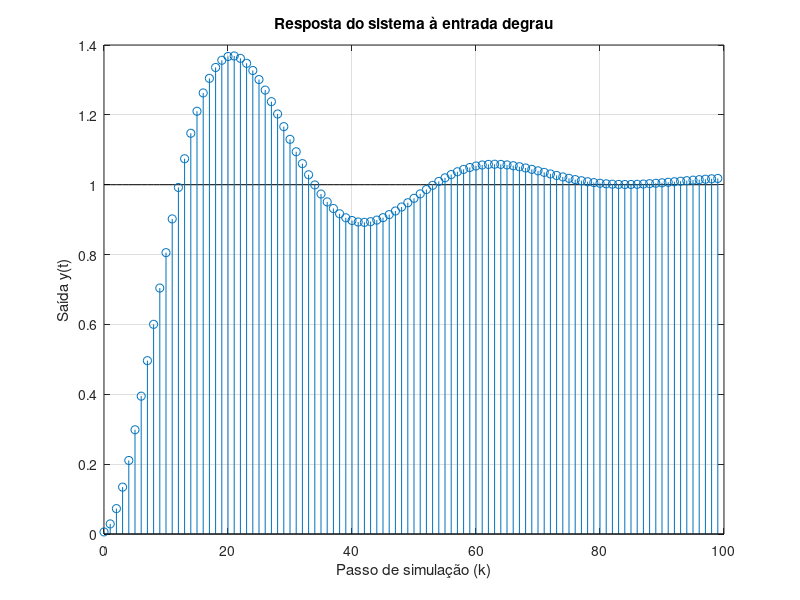

MATLAB code for this plot:
%Equação de diferenças
% Coeficientes da equação de diferenças
A_coeffs = [1.882, -0.9053];
B_coeffs = [0.005917, 0.01183, 0.005917];

% Parâmetros da simulação
num_samples = 100; % Número total de amostras

% Inicialização
x = ones(1, num_samples);
samples_v = 0:num_samples-1;
plot(samples_v, x, 'k');
hold on;
y = zeros(1, num_samples);
y(1) = B_coeffs(1) * x(1);
y(2) = A_coeffs(1) * y(2-1) + B_coeffs(1) * x(2) + B_coeffs(2) * x(2-1);

% Simulação da resposta
for k = 3:num_samples
    y(k) = A_coeffs(1) * y(k-1) + A_coeffs(2) * y(k-2) + B_coeffs(1) * x(k) + B_coeffs(2) * x(k-1) + B_coeffs(3) * x(k-2);
end

% Plot da resposta
stem(samples_v, y);
xlabel('Passo de simulação (k)');
ylabel('Saída y(t)');
title('Resposta do sistema à entrada degrau');
grid on;




